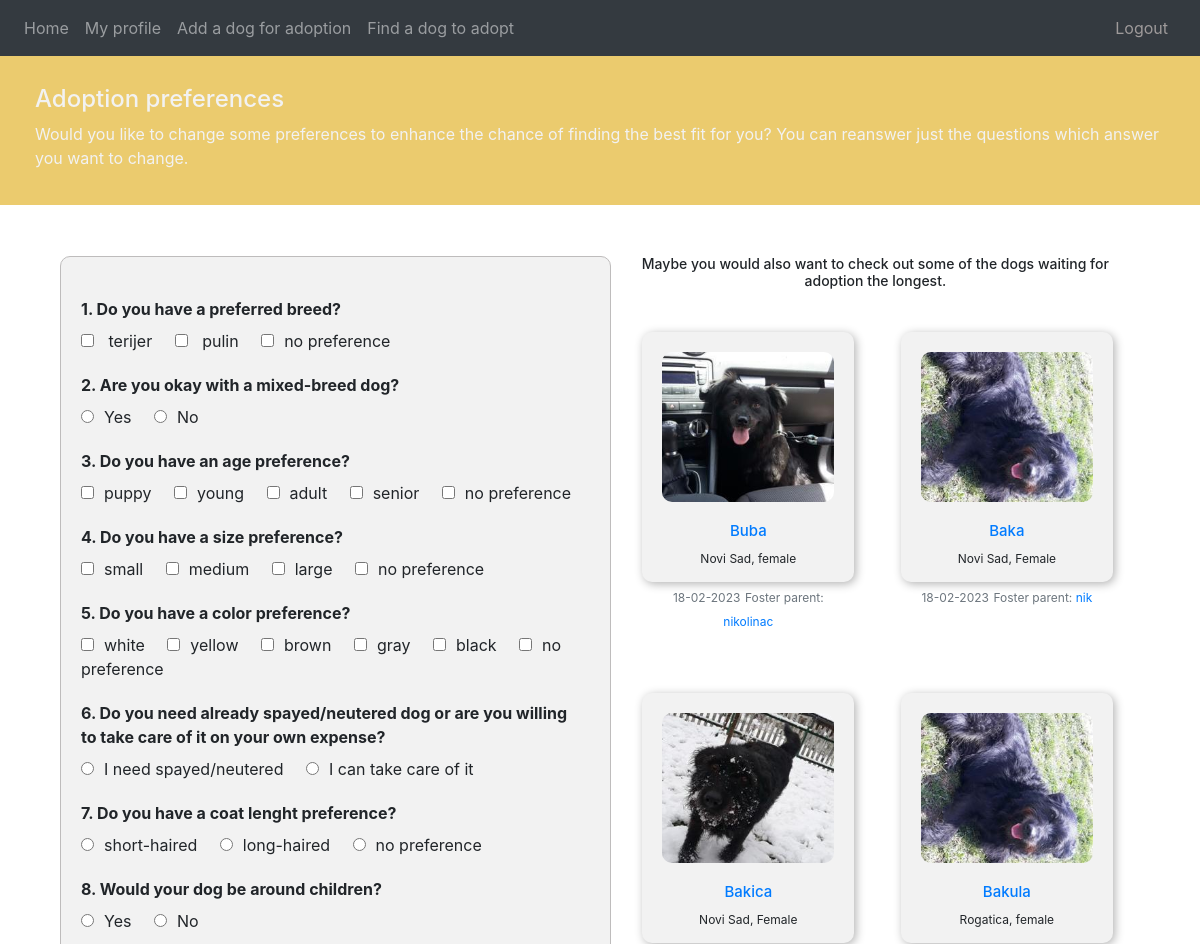
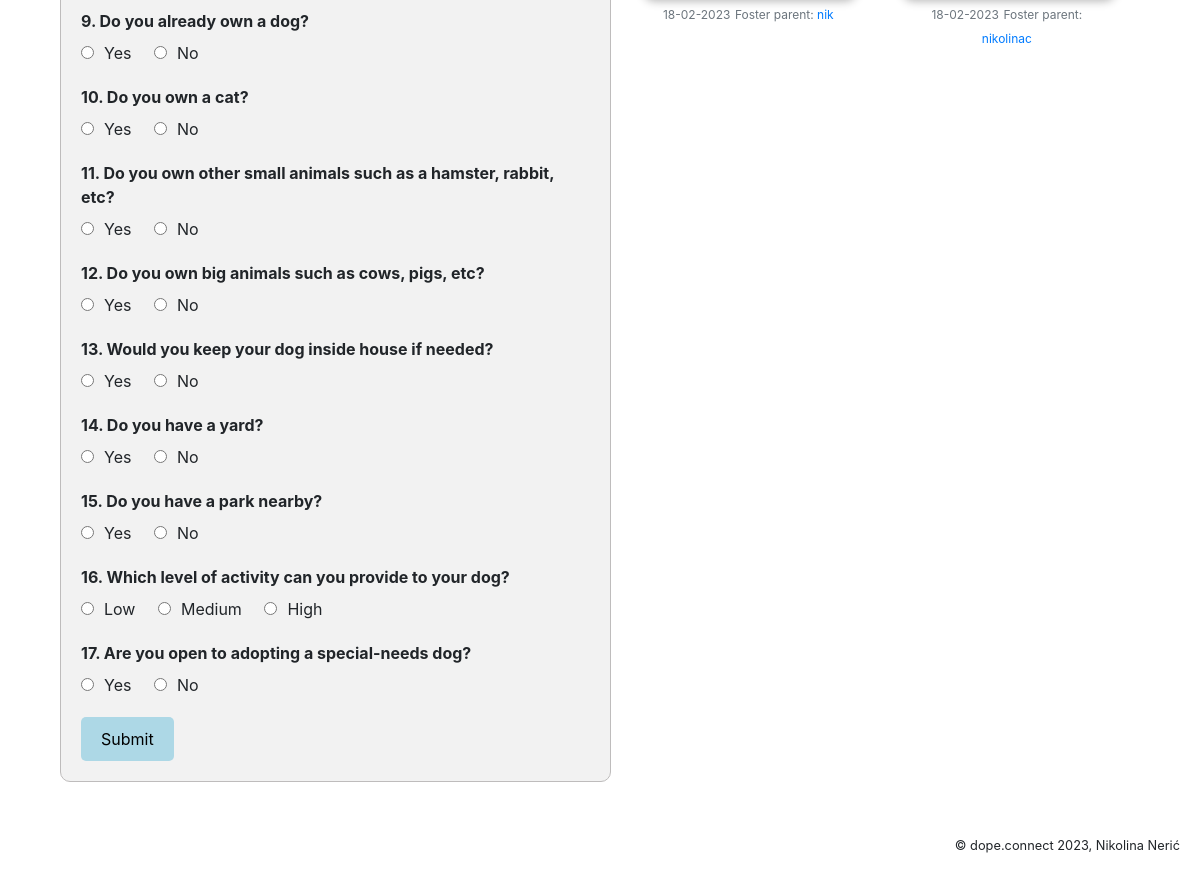
The page /edit (signed in) on the database its author committed (2 pictures, top to bottom).
### website/models.py (models this page shows, shortened)
class Post(db.Model):
    id = db.Column(db.Integer, primary_key = True)
    title = db.Column(db.String(150))
    gender = db.Column(db.String(150))
    city = db.Column(db.String(150))
    data = db.Column(db.String(10000))
    image_file = db.Column(db.String(150), nullable=False)
    date_posted = db.Column(db.DateTime(timezone = True), default = func.now())
    user_id = db.Column(db.Integer, db.ForeignKey('user.id'))
    dog_info = db.relationship('DogInfo', backref = 'user', uselist = False)

class User(db.Model, UserMixin):
    id = db.Column(db.Integer, primary_key = True)
    email = db.Column(db.String(150), unique = True)
    is_verified = db.Column(db.Boolean(150), default = False)
    password = db.Column(db.String(150))
    first_name = db.Column(db.String(150))
    image_file = db.Column(db.String(150), nullable=False, default='default.jpg')
    posts = db.relationship('Post', backref ='author', lazy = True)
    user_info = db.relationship('UserInfo', backref = 'info', uselist = False)
    saved_dogs = db.Column(db.JSON)

### website/views.py (the view, shortened to what this page needs)
@login_required
def edit_user_info():
    info = UserInfo.query.filter_by(user_id = current_user.id).first()
    if request.method == 'GET':
        if not info:
            abort(403)
        posts = Post.query.order_by(Post.date_posted.asc()).limit(8).all()
        breeds = set()
        for dog in session.query(DogInfo.primary_breed).filter(DogInfo.primary_breed != ('unknown' or 'Unknown')).distinct():
            breeds.add((dog.primary_breed).lower())
    return render_template('edit_user_info.html', user = current_user, breeds = breeds, posts = posts)

### website/templates/edit_user_info.html (shortened to what this page needs)
{% extends "base.html" %} {% block title %}Questionnaire{% endblock %} {% block content
    %}
      <div class ="colored-strip">
        <h4 text-align = "center">Adoption preferences</h4>
        <h7 text-align = "center">Would you like to change some preferences to enhance the chance of finding the best fit for you?
        You can reanswer just the questions which answer you want to change.</h7>
      </div>
      <div class="container">
        <div class="questionnaire class=left-side" >
            <form method="POST"  action="" >
              <div class="question">
                  <label for="q1">1. Do you have a preferred breed?</label>
                  <br>
                  {% for breed in breeds %}
                  <input type="checkbox" id="q1" name="q1" value="{{ breed }}"> {{ breed }} &nbsp &nbsp
                  {% endfor %}
                  <input type="checkbox" id="q1" name="q1" value="all">no preference
              </div>
              <div class="question">
                  <label for="q2">2. Are you okay with a mixed-breed dog?</label>
                  <br>
                  <input type="radio" id="q2" name="q2" value=1 >Yes &nbsp &nbsp
                  <input type="radio" id="q2" name="q2" value=0>No
              </div>
              <div class="question">
                  <label for="q3">3. Do you have an age preference?</label>
                  <br>
                  <input type="checkbox" id="q3" name="q3" value="puppy">puppy &nbsp &nbsp
                  <input type="checkbox" id="q3" name="q3" value="young">young &nbsp &nbsp
                  <input type="checkbox" id="q3" name="q3" value="adult">adult &nbsp &nbsp
                  <input type="checkbox" id="q3" name="q3" value="senior">senior &nbsp &nbsp
                  <input type="checkbox" id="q3" name="q3" value="all">no preference &nbsp &nbsp
              </div>
              <div class="question">
                  <label for="q4">4. Do you have a size preference?</label>
                  <br>
                  <input type="checkbox" id="q4" name="q4" value="small">small &nbsp &nbsp
                  <input type="checkbox" id="q4" name="q4" value="medium">medium &nbsp &nbsp
                  <input type="checkbox" id="q4" name="q4" value="large">large &nbsp &nbsp
                  <input type="checkbox" id="q4" name="q4" value="all">no preference &nbsp &nbsp
              </div>
              <div class="question">
                <label for="q5">5. Do you have a color preference?</label>
                <br>
                <input type="checkbox" id="q5" name="q5" value="white">white &nbsp &nbsp
                <input type="checkbox" id="q5" name="q5" value="yellow">yellow &nbsp &nbsp
                <input type="checkbox" id="q5" name="q5" value="brown">brown &nbsp &nbsp
                <input type="checkbox" id="q5" name="q5" value="gray">gray &nbsp &nbsp
                <input type="checkbox" id="q5" name="q5" value="black">black &nbsp &nbsp
                <input type="checkbox" id="q5" name="q5" value="all">no preference &nbsp &nbsp
              </div>
              <div class="question">
                <label for="q6">6. Do you need already spayed/neutered dog or are you willing to take care of it on your own expense?</label>
                <br>
                <input type="radio" id="q6" name="q6" value=1>I need spayed/neutered &nbsp &nbsp
                <input type="radio" id="q6" name="q6" value=0>I can take care of it &nbsp &nbsp
            </div>
            <div class="question">
              <label for="q7">7. Do you have a coat lenght preference? </label>
              <br>
              <input type="radio" id="q7" name="q7" value="short">short-haired  &nbsp &nbsp
              <input type="radio" id="q7" name="q7" value="long">long-haired &nbsp &nbsp
              <input type="radio" id="q7" name="q7" value="all">no preference &nbsp &nbsp
            </div>
            <div class="question">
              <label for="q8">8. Would your dog be around children? </label>
              <br>
              <input type="radio" id="q8" name="q8" value=1>Yes &nbsp &nbsp
              <input type="radio" id="q8" name="q8" value=0>No &nbsp &nbsp
            </div>
            <div class="question">
              <label for="q9">9. Do you already own a dog? </label>
              <br>
              <input type="radio" id="q9" name="q9" value=1>Yes &nbsp &nbsp
              <input type="radio" id="q9" name="q9" value=0>No &nbsp &nbsp
            </div>
            <div class="question">
              <label for="q10">10. Do you own a cat? </label>
              <br>
              <input type="radio" id="q10" name="q10" value=1>Yes &nbsp &nbsp
              <input type="radio" id="q10" name="q10" value=0>No &nbsp &nbsp
            </div>
            <div class="question">
              <label for="q11">11. Do you own other small animals such as a hamster, rabbit, etc? </label>
              <br>
              <input type="radio" id="q11" name="q11" value=1>Yes &nbsp &nbsp
              <input type="radio" id="q11" name="q11" value=0>No &nbsp &nbsp
            </div>
            <div class="question">
              <label for="q12">12. Do you own big animals such as cows, pigs, etc? </label>
              <br>
              <input type="radio" id="q12" name="q12" value=1>Yes &nbsp &nbsp
              <input type="radio" id="q12" name="q12" value=0>No &nbsp &nbsp
            </div>
            <div class="question">
              <label for="q13">13. Would you keep your dog inside house if needed? </label>
              <br>
              <input type="radio" id="q13" name="q13" value=1>Yes &nbsp &nbsp
              <input type="radio" id="q13" name="q13" value=0>No &nbsp &nbsp
            </div>
            <div class="question">
              <label for="14">14. Do you have a yard? </label>
              <br>
              <input type="radio" id="q14" name="q14" value=1>Yes &nbsp &nbsp
              <input type="radio" id="q14" name="q14" value=0>No &nbsp &nbsp
            </div>
            <div class="question">
              <label for="15">15. Do you have a park nearby? </label>
              <br>
              <input type="radio" id="q15" name="q15" value=1>Yes &nbsp &nbsp
              <input type="radio" id="q15" name="q15" value=0>No &nbsp &nbsp
            </div>
            <div class="question">
              <label for="16">16. Which level of activity can you provide to your dog? </label>
              <br>
              <input type="radio" id="q16" name="q16" value="low">Low &nbsp &nbsp
              <input type="radio" id="q16" name="q16" value="medium">Medium &nbsp &nbsp
              <input type="radio" id="q16" name="q16" value="high">High &nbsp &nbsp
            </div>
            <div class="question">
              <label for="17">17. Are you open to adopting a special-needs dog? </label>
              <br>
              <input type="radio" id="remember-checkbox" name="q17" value=1>Yes &nbsp &nbsp
              <input type="radio" id="remember-checkbox" name="q17" value=0>No &nbsp &nbsp
            </div>
              <input type="submit" value="Submit">
            </form>
        </div>
        <br>
        <div class="right-side">
          <h6 text-align = "center" style="text-align: center; font-size: 14px;">Maybe you would also want to check out some of the dogs waiting for adoption the longest.</h6>
          <br>
          {% for post in posts %}
          <div class="dog-card">
            <img src="{{ url_for('static', filename='profile_pics/' + post.image_file) }}" alt="dog" />
            <h2><a href="{{ url_for('post', post_id = post.id )}}">{{ post.title }} </a></h2>
            <p>{{ post.city }}, {{ post.gender }} </p>
            <small class="text-muted">{{ post.date_posted.strftime('%d-%m-%Y') }}</small>
            <small class="text-muted">Foster parent: <a href="{{ url_for('user', user_id = post.author.id )}}">{{ post.author.first_name }}</a></small>
          </div>
        {% endfor %}
        </div>
      </div>
      <br>
      <br>
    {% endblock %}

### website/templates/base.html (style rules this page uses)
html, body { margin: 0; height: 100%; }

### website/templates/edit_user_info.html (style rules this page uses)
.container { display: flex; margin-top: 100px; margin-bottom: 40px; }
.right-side { width: 100%; }
.questionnaire { width: 100%; padding: 20px; border-radius: 10px; text-align: left; margin-bottom: 5%; border: 0.1px solid rgb(190, 188, 188); background-color: #f2f2f2; border-radius: 10px; padding: 20px; }
.question { margin-top: 20px; }
label { font-weight: bold; margin-right: 10px; }
input[type="radio"], input[type="checkbox"] { margin-right: 10px; }
input[type="submit"] { margin-top: 20px; padding: 10px 20px; background-color: lightblue; border: none; border-radius: 5px; cursor: pointer; }
.colored-strip { position: absolute; left: 0; right: 0; top: 50px; width: 100%; background-color: #ebcb6e; padding: 35px; color:#f2f2f2 }
.dog-card { display: inline-block; width: 40%; margin: 2%; margin-bottom: 100px; margin-left: 6%; text-align: center; vertical-align: top; flex-direction: column; align-items: center; height: 250px; background-color: #f2f2f2; border-radius: 10px; padding: 20px; box-shadow: 2px 2px 10px rgba(0, 0, 0, 0.3); }
.dog-card img { width: 100%; height: 150px; object-fit: cover; border-radius: 10px; margin-bottom: 20px; }
.dog-card h2 { font-size: 15px; margin-bottom: 10px; }
.dog-card p { font-size: 12px; }
.dog-card small { font-size: 12px; }

### rows shown on the page
Post: image_file (picture), title "Buba", city "Novi Sad", gender "female", date_posted "18-02-2023", author.first_name "nikolinac"
Post: image_file (picture), title "Baka", city "Novi Sad", gender "Female", date_posted "18-02-2023", author.first_name "nik"
Post: image_file (picture), title "Bakica", city "Novi Sad", gender "Female", date_posted "18-02-2023", author.first_name "nik"
Post: image_file (picture), title "Bakula", city "Rogatica", gender "female", date_posted "18-02-2023", author.first_name "nikolinac"

### other values the page prints
{{ breed }} "terijer" "pulin"
